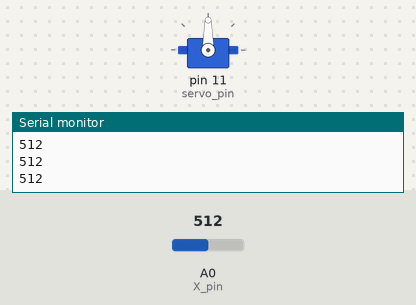
A sketch run on a simulated Arduino Uno, built with avr-gcc and run on an emulated ATmega328P. On the bench: servo, the last lines printed to the serial monitor. Inputs (shaded band) come from the test bench; at power-on: A0 (X_pin) = 512.

Above: at 1.2 s.
1.3 s: A0 (X_pin) set to 533
At 1.8 s:
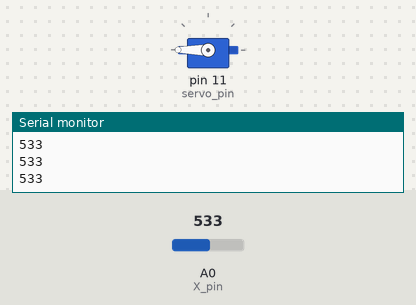
2.8 s: A0 (X_pin) set to 306
At 4.0 s:
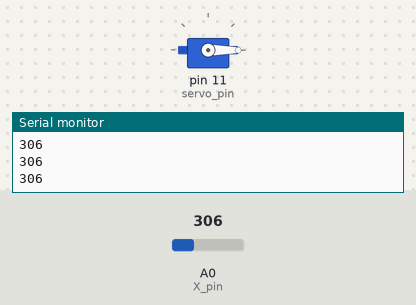
4.3 s: A0 (X_pin) set to 436
5.8 s: A0 (X_pin) set to 459
At 6.6 s:
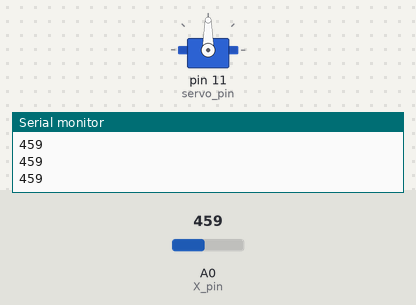
7.3 s: A0 (X_pin) set to 716
At 7.6 s:
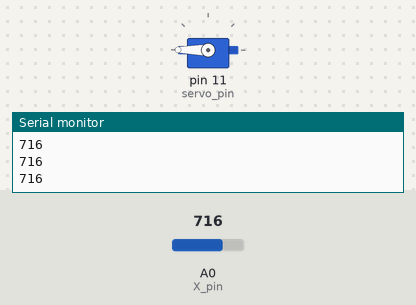
Timing chart, 0 to 9.8 s (numbered marks = the images above; inputs shaded):
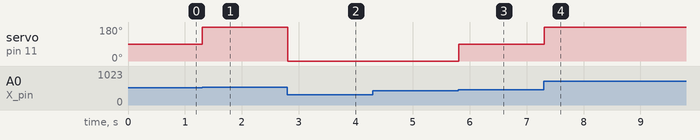

The sketch:

Ejercicio4.1.ino
```cpp
#include <Servo.h>

int UPPER = 520;
int LOWER = 450;

int X_pin = A0;
int Y_pin = A1;
int joystick_pin = 4;

Servo servo;
int servo_pin = 11;

/**
 * (Teleoperado4.1) Actividad 4.1: Actuador lineal teleoperado (0,15 puntos)
 *********************************************************
 * GRUPO 5:
 *    -Martín Cancio Barrera  UO287561
 *    -Olga Alonso Grela      UO288066
 *    -Pablo Pérez Saavedra   UO288816
 *********************************************************
 */

void setup() {
  servo.attach(servo_pin);
  servo.write(90);

  pinMode(X_pin,INPUT);
  pinMode(Y_pin,INPUT);
  pinMode(joystick_pin,INPUT_PULLUP);

  Serial.begin(9600);
}

void loop() {
  int read = analogRead(X_pin);
  Serial.println(read);
  if(read > UPPER){
    servo.write(180);
  } else if(read < LOWER){
    servo.write(0);
  } else {
    servo.write(90);
  }
}
```

Measured:
- the behaviour switches between 520 and 521 on A0 (X_pin) (found by bisection; images 0 and 1)
- the behaviour switches between 449 and 450 on A0 (X_pin) (found by bisection; images 2 and 3)
- after the input at 1.3 s, servo on pin 11 (servo_pin): 90° → 180° at once
- after the input at 2.8 s, servo on pin 11 (servo_pin): 180° → 0° at once
- after the input at 5.8 s, servo on pin 11 (servo_pin): 0° → 90° at once
- after the input at 7.3 s, servo on pin 11 (servo_pin): 90° → 180° at once
